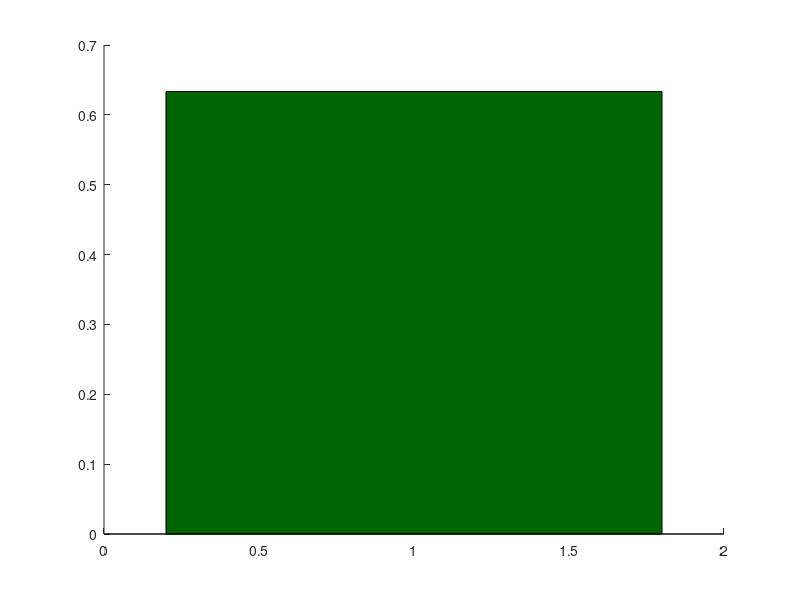

Write MATLAB code to recreate this figure. (Note: this script raises an error after producing the figure.)
% Data
contingent = [1, 2, 3, 4, 5, 6, 7, 8, 9, 10, 11];
ibmp_percentage_cont = [1, 1, 0.5, 0.6, 0.625, 1, 0.167, 0.875, 0.6, 0.6, 0];
yoke = [1, 2, 3, 4, 5, 6, 7, 8, 9, 10, 11];
ibmp_percentage_yoke = [0, 0, 0.125, 0.667, 0, 0.75, 0.167, 0, 0.8, 0.2, 0.143];

% Calculate averages and standard errors
avg_ibmp_percentage_cont = mean(ibmp_percentage_cont);
avg_ibmp_percentage_yoke = mean(ibmp_percentage_yoke);
std_err_cont = std(ibmp_percentage_cont) / sqrt(length(ibmp_percentage_cont));
std_err_yoke = std(ibmp_percentage_yoke) / sqrt(length(ibmp_percentage_yoke));

% Perform a two-tailed t-test
[h, p, ci, stats] = ttest2(ibmp_percentage_cont, ibmp_percentage_yoke);

% Degrees of freedom
df = length(ibmp_percentage_cont) + length(ibmp_percentage_yoke) - 2;

% Print results rounded to 3 decimal places
fprintf('Mean (Contingent): %.3f\n', avg_ibmp_percentage_cont);
fprintf('Mean (Yoke): %.3f\n', avg_ibmp_percentage_yoke);
fprintf('T-statistic: %.3f\n', stats.tstat);
fprintf('Degrees of Freedom: %d\n', df);
fprintf('P-value: %.3f\n', p);

% Create bar graph with error bars
labels = {'Contingent', 'Yoke'};
averages = [avg_ibmp_percentage_cont, avg_ibmp_percentage_yoke];
errors = [std_err_cont, std_err_yoke];

figure;
hold on;
bar(1, averages(1), 'FaceColor', [0, 100/255, 0], 'FaceAlpha', 0.7);  % Dark green for contingent
bar(2, averages(2), 'FaceColor', [0.5, 0.5, 0.5], 'FaceAlpha', 0.7);  % Grey for yoke
errorbar(1, averages(1), errors(1), 'k', 'CapSize', 5, 'LineWidth', 2);
errorbar(2, averages(2), errors(2), 'k', 'CapSize', 5, 'LineWidth', 2);


% Set y-axis limit
ylim([0, 1]);

% Add labels
ylabel('iBMPs / (iBMPs + rBMPs)', 'FontSize', 20);
set(gca, 'FontSize', 20);  % Adjust the number to your desired font size
set(gca, 'XTick', [1, 2], 'XTickLabel', labels, 'FontSize', 20);  % Ensure labels are horizontal
set(gca, 'Box', 'off');  % Remove the top and right lines
set(gca, 'LineWidth', 2);  % Adjust the number to your desired thickness

hold off;

% Create box and whisker plot with connecting lines
figure;
h = boxplot([ibmp_percentage_cont', ibmp_percentage_yoke'], 'Labels', {'Contingent', 'Yoke'}, 'Colors', 'k','Symbol','');
set(h, {'LineStyle'}, {'-'});
set(h, {'LineWidth'}, {1.5});
set(findobj(gca,'Tag','Box'), 'Color', 'k');
set(findobj(gca,'Tag','Median'), 'Color', 'k');
set(findobj(gca,'Tag','Whisker'), 'Color', 'k');
set(findobj(gca,'Tag','Outliers'), 'MarkerEdgeColor', 'k');

% Color the boxes
boxes = findobj(gca, 'Tag', 'Box');
patch(get(boxes(2), 'XData'), get(boxes(2), 'YData'), [0, 100/255, 0], 'FaceAlpha', 0.7);  % Dark green fill for contingent
patch(get(boxes(1), 'XData'), get(boxes(1), 'YData'), [0.5, 0.5, 0.5], 'FaceAlpha', 0.7);  % Grey fill for yoke

% Add connecting lines for each pair of cont percentage and yoke percentage
hold on;
for i = 1:length(contingent)
    plot([1, 2], [ibmp_percentage_cont(i), ibmp_percentage_yoke(i)], 'Color', [0.8, 0.8, 0.8], 'LineWidth', 1);
end
hold off;

% Set y-axis limit
ylim([0, 1]);

% Add labels
ylabel('iBMPs / (iBMPs + rBMPs)', 'FontSize', 20);
set(gca, 'FontSize', 20);  % Adjust the number to your desired font size
set(gca, 'XTickLabelRotation', 0); % Ensure labels are horizontal
set(gca, 'Box', 'off'); % Remove the top and right lines
set(gca, 'LineWidth', 2);  % Adjust the number to your desired thickness

title('');

exportgraphics(gcf, 'C:\Sara\rice\freshman year\uthealth\paperfigs\05212025ibmprates.pdf', 'ContentType', 'vector');

